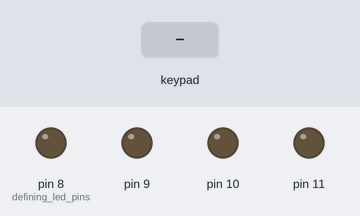
A sketch run on a simulated Arduino Uno, built with avr-gcc and run on an emulated ATmega328P. Parts: output pins drawn as LEDs (lit = HIGH). The inputs (shaded band) are chosen by the test bench.

Above: at 1.2 s.
1.3 s: keypad keys 2 3 4 pressed 0.4 s apart
At 3.4 s:
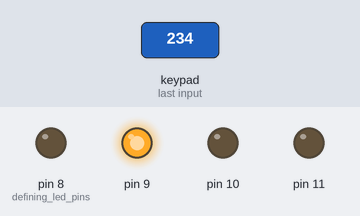
4.0 s: key '1' pressed
At 4.9 s:
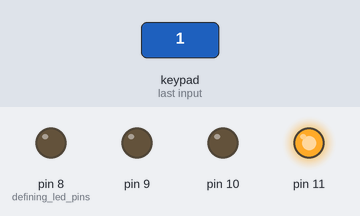
5.5 s: key '5' pressed
At 6.1 s:
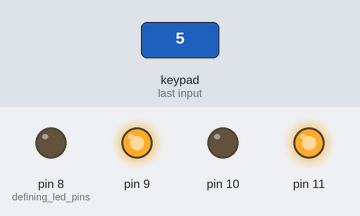
7.0 s: keypad keys 5 6 7 pressed 0.4 s apart
At 8.8 s:
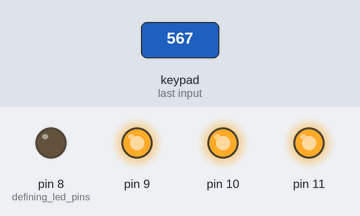
9.7 s: key '8' pressed
At 10.4 s:
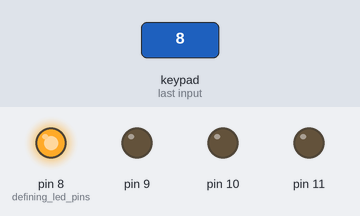
11.2 s: keypad keys 1 3 9 pressed 0.4 s apart
At 13.2 s:
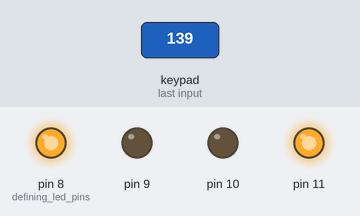
Timing chart, 0 to 14.7 s (numbered marks = the images above; inputs shaded):
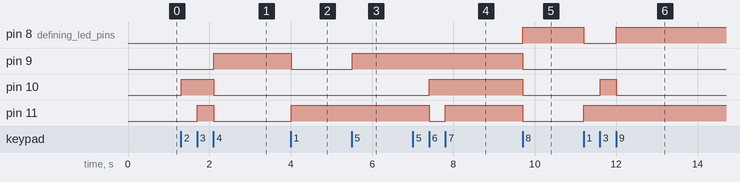

The sketch:

SMARTPARK_KEYPAD.ino
```cpp
#include <Keypad.h> //include keypad library

const byte ROWS = 3; // Four rows
const byte COLS = 3; // Three columns

// Define the Keymap
char keys[ROWS][COLS] = {
  {'1', '2', '3'},
  {'4', '5', '6'},
  {'7', '8', '9'}
};

byte rowPins[ROWS] = { 2, 3, 4 }; // Connect keypad ROW0, ROW1, ROW2 and ROW3 to these Arduino pins.

byte colPins[COLS] = { 5, 6, 7 }; // Connect keypad COL0, COL1 and COL2 to these Arduino pins.


Keypad kpd = Keypad( makeKeymap(keys), rowPins, colPins, ROWS, COLS ); //make Keypad object


void setup()
{
  pinMode(8, OUTPUT);   //defining led pins
  pinMode(9, OUTPUT);
  pinMode(10, OUTPUT);
  pinMode(11, OUTPUT);

}

void loop()
{
  char key = kpd.getKey(); //get the key
  if (key) // Check for a valid key.
  {
    switch (key)
    {
      case '1':     //if key 1 is pressed
        digitalWrite(8, LOW);
        digitalWrite(9, LOW);
        digitalWrite(10, LOW);
        digitalWrite(11, HIGH);
        break;
      case '2':     //if key 1 is pressed
        digitalWrite(8, LOW);
        digitalWrite(9, LOW);
        digitalWrite(10, HIGH);
        digitalWrite(11, LOW);
        break;
      case '3':     //if key 3 is pressed
        digitalWrite(8, LOW);
        digitalWrite(9, LOW);
        digitalWrite(10, HIGH);
        digitalWrite(11, HIGH);
        break;
      case '4':     //if key 4 is pressed
        digitalWrite(8, LOW);
        digitalWrite(9, HIGH);
        digitalWrite(10, LOW);
        digitalWrite(11, LOW);
        break;
      case '5':     //if key 5 is pressed
        digitalWrite(8, LOW);
        digitalWrite(9, HIGH);
        digitalWrite(10, LOW);
        digitalWrite(11, HIGH);
        break;
      case '6':     //if key 6 is pressed
        digitalWrite(8, LOW);
        digitalWrite(9, HIGH);
        digitalWrite(10, HIGH);
        digitalWrite(11, LOW);
        break;
      case '7':     //if key 7 is pressed
        digitalWrite(8, LOW);
        digitalWrite(9, HIGH);
        digitalWrite(10, HIGH);
        digitalWrite(11, HIGH);
        break;
      case '8':     //if key 8 is pressed
        digitalWrite(8, HIGH);
        digitalWrite(9, LOW);
        digitalWrite(10, LOW);
        digitalWrite(11, LOW);
        break;
      case '9':     //if key 1 is pressed
        digitalWrite(8, HIGH);
        digitalWrite(9, LOW);
        digitalWrite(10, LOW);
        digitalWrite(11, HIGH);
        break;
      default:
        digitalWrite(8, LOW);
        digitalWrite(9, LOW);
        digitalWrite(10, LOW);
        digitalWrite(11, LOW);
    }
  }
}
```

Measured:
- after the input at 1.3 s, pin 9: LOW → HIGH after 0.80 s; pin 10: LOW → HIGH at once, → LOW 0.80 s later; pin 11: LOW → HIGH after 0.40 s, → LOW 0.40 s later
- after the input at 4.0 s, pin 9: HIGH → LOW at once; pin 11: LOW → HIGH at once
- after the input at 5.5 s, pin 9: LOW → HIGH at once
- after the input at 7.0 s, pin 10: LOW → HIGH after 0.41 s; pin 11: HIGH → LOW after 0.41 s, → HIGH 0.39 s later
- after the input at 9.7 s, pin 8 (defining_led_pins): LOW → HIGH at once; pin 9–11: HIGH → LOW at once
- after the input at 11.2 s, pin 8 (defining_led_pins): HIGH → LOW at once, → HIGH 0.80 s later; pin 10: LOW → HIGH after 0.41 s, → LOW 0.39 s later; pin 11: LOW → HIGH at once
